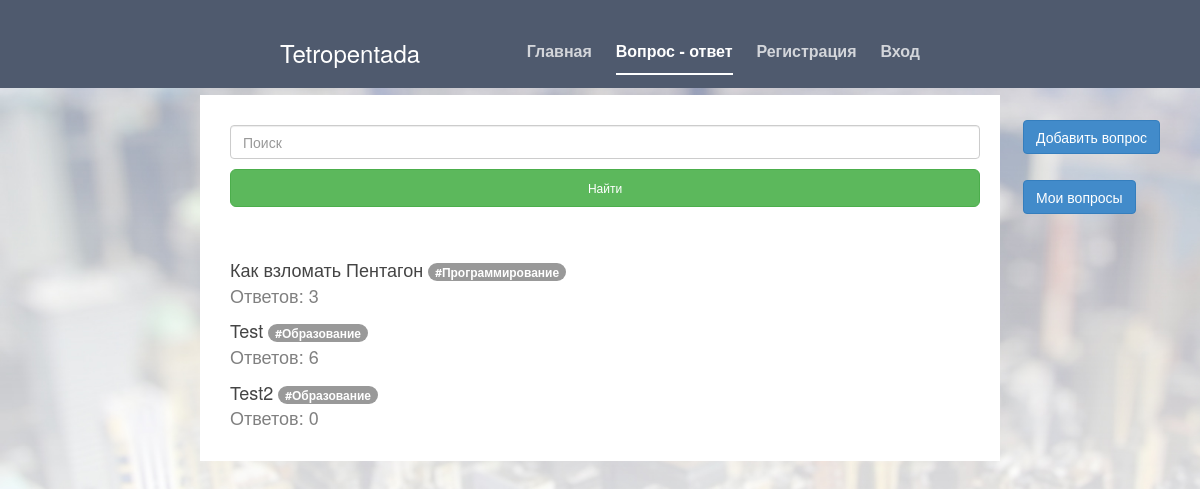
Screenshot of /index/0 with the database file from the repository.
### tetropentada.py (models this page shows, shortened)
class Question(db.Model):
    id = db.Column(db.Integer, primary_key=True)
    title = db.Column(db.String(80), unique=False, nullable=False)
    content = db.Column(db.String(80), unique=False, nullable=False)
    tag = db.Column(db.String(80), unique=False, nullable=False)
    user_id = db.Column(db.Integer, db.ForeignKey('user.id'), nullable=False)
    user = db.relationship('User', backref=db.backref('Questions', lazy=True))

### tetropentada.py (the view, shortened to what this page needs)
@app.route("/index/<int:my_quests>", methods=['POST', 'GET'])
def index(my_quests):
    form = Search()
    print(form.validate_on_submit())
    return render_template("index.html", title='Tetropentada', my_quests=False, len=len,
                           questions=Question.query.all(), form=form,
                           style=url_for('static', filename='cover.css'),
                           bootstrap=url_for('static', filename='bootstrap.min.css'),
                           icon=url_for('static', filename='images/icon.png'))

### tetropentada.py
class Search(FlaskForm):
    search = StringField(validators=[DataRequired()])
    submit = SubmitField('Найти')

### templates/index.html (shortened to what this page needs)
{% extends "base.html" %}
{% block nav %}
<li><a href="/main">Главная</a></li>
<li class="active"><a href="/index/0">Вопрос - ответ</a></li>
{% if session.get('username') %}
    <li><a href="/profile/{{ session['user_id'] }}">{{ session.get('username') }}</a></li>
    <li><a href="/sign_out">Выход</a></li>
{% else %}
    <li><a href="/registration">Регистрация</a></li>
    <li><a href="/sign_in">Вход</a></li>
{% endif %}
{% endblock %}
{% block site_wrapper %}
<div class="container">
    <form role="form" method="post">
        {{ form.search(class_="form-control", placeholder="Поиск") }}
        {{ form.submit(class_="btn btn-lg btn-success btn-block") }}
    </form>
</div>
<div class="container">
    <div class="add-question-button">
        <a class="btn btn-primary" href="/add_question" role="button">Добавить вопрос</a><br><br>
        {% if my_quests %}
            <a class="btn btn-primary" href="/index/0" role="button">Все вопросы</a>
        {% else %}
            <a class="btn btn-primary" href="/index/1" role="button">Мои вопросы</a>
        {% endif %}
    </div>
    {% for quest in questions %}
        <p>
            <div class="text-question">
                <a href="/single_question/{{ quest.id }}">{{ quest.title }}</a>
                <span class="badge badge-primary">{{ quest.tag }}</span>
            </div>
            <div class="count-answers">Ответов: {{ len(quest.Answers) }}</div>
        </p>
    {% endfor %}
</div>
{% endblock %}

### static/cover.css (style rules this page uses)
a, a:focus, a:hover { color: #fff; }
html, body { height: 100%; background-color: #333; background-image: url(images/bg.jpg); background-repeat: no-repeat; background-size: cover; background-attachment:fixed; }
body { color: #fff; text-align: center; }
.container { width: 800px; background-color: #fff; color: #444; text-align: left; padding: 20px 20px 20px 30px; }
.container a { color: #444; }
a.btn { color: #fff; }
.add-question-button { position: fixed; top: 120px; right: 40px; }
input { margin-top: 10px; margin-bottom: 10px; }
.masthead-nav > li { display: inline-block; }
.masthead-nav > li + li { margin-left: 20px; }
.masthead-nav > li > a { padding-right: 0; padding-left: 0; font-size: 16px; font-weight: bold; color: #fff; color: rgba(255,255,255,.75); border-bottom: 2px solid transparent; }
.masthead-nav > .active > a, .masthead-nav > .active > a:hover, .masthead-nav > .active > a:focus { color: #fff; border-bottom-color: #fff; }
.text-question { padding-bottom: 0px; }
.count-answers { font-size: 18px; color: grey; }
.btn-success { color: #fff; background-color: #5cb85c; border-color: #4cae4c; font-size: 12px; }

### rows the page displays
Question: title "Как взломать Пентагон", tag "#Программирование", Answers "3"
Question: title "Test", tag "#Образование", Answers "6"
Question: title "Test2", tag "#Образование", Answers "0"
